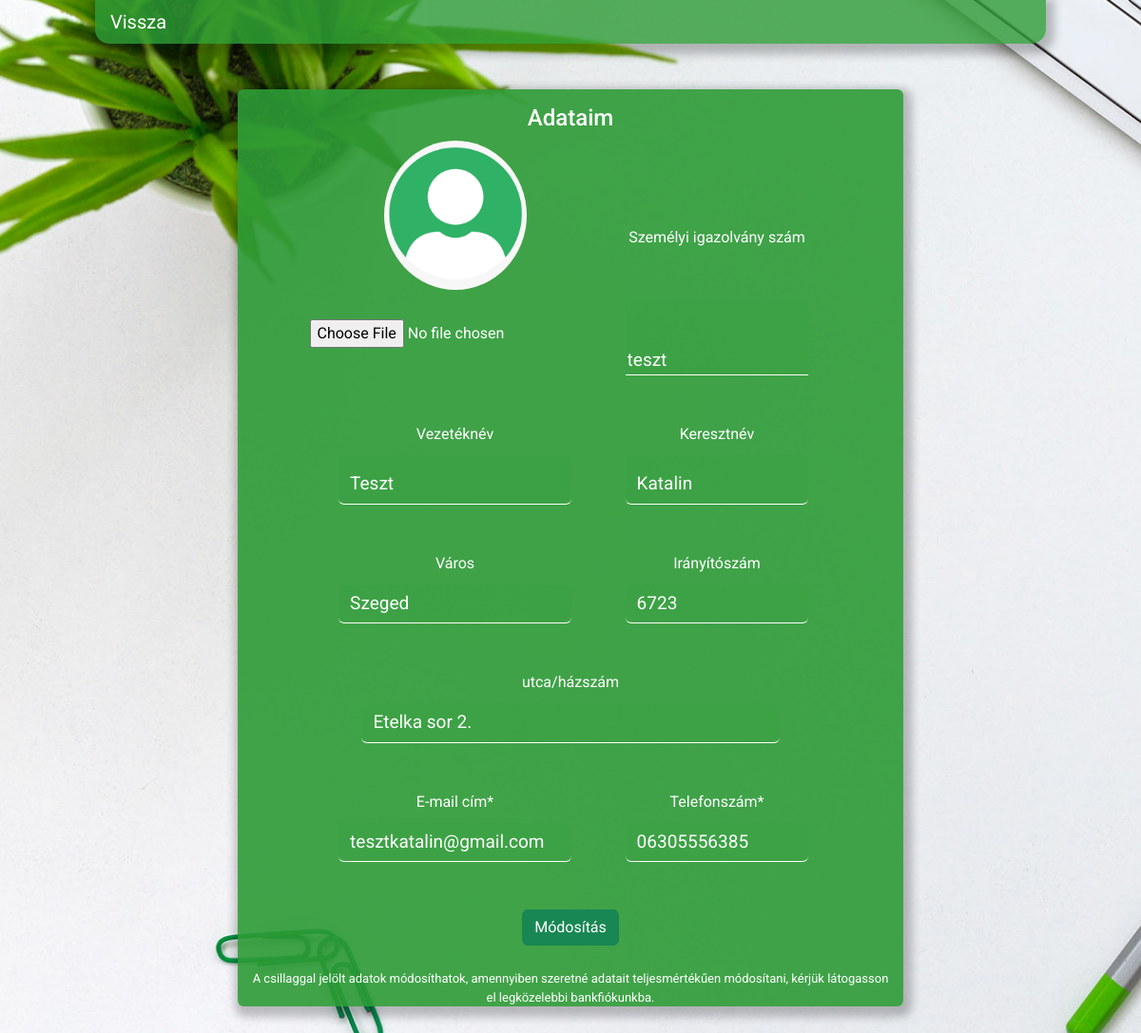
Page /Bank/php/profilepage.php (signed in) on the committed database.
### tables this page shows
CREATE TABLE `felhasznalo` (
  `szig_szam` varchar(8) NOT NULL,
  `jelszo` varchar(100) NOT NULL COMMENT 'felhasználó jelszó',
  `vezeteknev` varchar(50) NOT NULL COMMENT 'felhasználó vezetékneve',
  `keresztnev` varchar(50) NOT NULL COMMENT 'felhasználó keresztneve',
  `iranyitoszam` int(4) DEFAULT NULL,
  `utca/hazszam` varchar(50) NOT NULL COMMENT 'utca és házszám, a felhasználó címe',
  `email` varchar(100) NOT NULL,
  `telefonszam` varchar(11) NOT NULL,
  `profilkep` text NOT NULL DEFAULT '\'\\\'../profilkep/default.jpg\\\'\''
);

CREATE TABLE `varos` (
  `iranyitoszam` int(4) NOT NULL,
  `varos` varchar(11) NOT NULL
);

### Bank/class/user.php (called while the page is built, shortened)
<?php
require "database.php";
class User
{
    private $szig_szam;
    private $vezeteknev;
    private $keresztnev;
    private $iranyitoszam;
    private $utca_hazszam;
    private $email;
    private $telefon;
    private $profilkep;
    private $dbcon;
    function __construct($szig_szam)
    {
        $this->dbcon = new Database();
        $this->dbcon->connect();
        $this->szig_szam = $szig_szam;
        $this->getFolyoszamlaList();
        $this->getAllUserData();
    }
    function getFolyoszamlaList(){
        $result = $this->dbcon->getData("SELECT * FROM folyoszamla WHERE felhasznalo = '" . $this->szig_szam . "'");
    }
    function getAllUserData(){
        $sql = "SELECT `szig_szam`, `jelszo`, `vezeteknev`, `keresztnev`, `iranyitoszam`, `utca/hazszam`, `email`, `telefonszam`, `profilkep` FROM `felhasznalo` WHERE `szig_szam` = '" . $this->szig_szam . "'";
        $result = $this->dbcon->getData($sql);
        $this->vezeteknev = $result[0]["vezeteknev"];
        $this->keresztnev = $result[0]["keresztnev"];
        $this->iranyitoszam = $result[0]["iranyitoszam"];
        $this->utca_hazszam = $result[0]["utca/hazszam"];
        $this->email = $result[0]["email"];
        $this->telefon = $result[0]["telefonszam"];
        $this->profilkep = $result[0]["profilkep"];
    }
    function getVezeteknev(){
        return $this->vezeteknev;
    }
    function getKeresztnev(){
        return $this->keresztnev;
    }
    function getIranyitoszam(){
        return $this->iranyitoszam;
    }
    function getVaros(){
        $sql = "SELECT `varos` FROM `varos` WHERE `iranyitoszam` = '" . $this->iranyitoszam . "'";
        $result = $this->dbcon->getData($sql);
        return $result[0]["varos"];
    }
    function getUtcaHazszam(){
        return $this->utca_hazszam;
    }
    function getEmail(){
        return $this->email;
    }
    function getTelefon(){
        return $this->telefon;
    }
    function getSzigSzam(){
        return $this->szig_szam;
    }
    function getProfilkep(){
        return $this->profilkep;
    }
}

### Bank/class/database.php (called while the page is built, shortened)
<?php
class Database {
    protected $host = 'localhost';
    protected $user = 'root';
    protected $pwd = '';
    protected $dbName = 'bank';
    function connect(){
        $this->pdo = new PDO("mysql:dbname=$this->dbName;charset=utf8;host=$this->host",$this->user, $this->pwd);
        return $this->pdo;
    }
    function getData($sql){
        $query = $this->pdo->prepare($sql);
        $query->execute();
        return $query->fetchAll(PDO::FETCH_ASSOC);
    }
}
?>

### Bank/php/profilepage.php (the view, shortened to what this page needs)
<?php
require "../class/user.php";
$user = new User($_SESSION["aktiv"]);
?>
<!DOCTYPE html>
<html lang="en">
<head>
    <link href="https://cdn.jsdelivr.net/npm/bootstrap@5.2.2/dist/css/bootstrap.min.css" rel="stylesheet">
    <link rel="stylesheet" href="../css/style.css">
</head>
<body>
    <nav class="navbar navbar-expand-lg navigacio mx-auto col-10">
        <a class="navbar-brand text-white" href="fooldal.php" style="padding:0 0 0 16px;">Vissza</a>
    </nav>
    <div class="container rounded mt-5 mb-5 col-9" style="max-width:700px;">
        <form action="" method="post" enctype="multipart/form-data">
            <h4 class="pt-3">Adataim</h4>
            <table class="mx-auto">
                <tr>
                    <td>
                        <img class="rounded-circle" width="150px" src=<?=$user->getProfilkep(); ?>>
                    </td>
                    <td>
                        <label class="labels text-center pt-5">Személyi igazolvány szám</label>
                    </td>
                </tr>
                <tr>
                    <td>
                        <span>
                            <input type="file" name="profilkep">
                        </span>
                    </td>
                    <td>
                        <input class="col-5 pt-5" type="text" class="form-control mx-auto" placeholder="experience" value="<?= $user->getSzigSzam() ?>" readonly>
                    </td>
                </tr>
                <tr>
                    <td>
                        <label class="pt-5 mx-auto">Vezetéknév</label>
                        <input type="text" class="form-control col-7 mx-auto pt-3" placeholder="first name" value="<?= $user->getVezeteknev() ?>" readonly>
                    </td>
                    <td>
                        <label class="pt-5 mx-auto">Keresztnév</label>
                        <input type="text" class="form-control col-7 mx-auto pt-3" value="<?= $user->getKeresztnev() ?>" placeholder="surname" readonly>
                    </td>
                </tr>
                <tr>
                    <td>
                        <label class="labels mx-auto pt-5">Város</label>
                        <input type="text" class="form-control mx-auto" placeholder="enter address line 2" value="<?= $user->getVaros() ?>" readonly>
                    </td>
                    <td>
                        <label class="labels pt-5">Irányítószám</label>
                        <input type="text" class="form-control mx-auto" placeholder="enter address line 1" value="<?= $user->getIranyitoszam() ?>" readonly>
                    </td>
                </tr>
                <tr>
                    <td colspan="2">
                        <label class="labels mx-auto pt-5">utca/házszám</label>
                        <input type="text" class="form-control mx-auto" placeholder="enter address line 2" value="<?= $user->getUtcaHazszam() ?>" readonly>
                    </td>
                </tr>
                <tr>
                    <td>
                        <label class="labels mx-auto pt-5">E-mail cím*</label>
                        <input type="text" class="form-control mx-auto" placeholder="enter address line 2" name="email" value="<?= $user->getEmail() ?>">
                    </td>
                    <td>
                        <label class="labels mx-auto pt-5">Telefonszám*</label>
                        <input type="text" class="form-control mx-auto" placeholder="enter phone number" name="telefonszam" value="<?= $user->getTelefon() ?>">
                    </td>
                </tr>
                <tr>
                    <td colspan="2">
                        <button class="btn btn-success mt-5" type="submit" name="submit">Módosítás</button>
                    </td>
                </tr>
            </table>
            <br>
        </form>
        <footer>
            <p class="black" style="font-size:13px;">A csillaggal jelölt adatok módosíthatok, amennyiben szeretné adatait teljesmértékűen módosítani, kérjük látogasson el legközelebbi bankfiókunkba.</p>
        </footer>
    </div>
</body>
</html>

### Bank/css/style.css (style rules this page uses)
body { background-image: url("../img/background.jpg"); background-attachment: fixed; background-repeat: no-repeat; background-size: cover; animation: fadeInAnimation ease 1s; animation-iteration-count: 1; animation-fill-mode: forwards; font-family: 'Domine', serif; font-family: 'Roboto', sans-serif; color: white; }
.navbar { background-color: rgba(45, 155, 54, 0.8); border-radius: 0px 0px 15px 15px; box-shadow: 3px 5px 10px 6px rgba(0, 0, 0, 0.24); }
.container { background-color: rgba(45, 155, 54, 0.9); text-align: center; border-radius: 15px; box-shadow: 3px 5px 10px 6px rgba(0, 0, 0, 0.24); }
input[type=text] { background-color: rgba(45, 155, 54, 0.1); border: none; width: 80%; border-bottom: 1px solid white; color: white; outline: none; margin-top: 10px; font-size: 19px; }
table, th, tr, td { color: white !important; }
td { vertical-align: middle; }

### rows in the picture
felhasznalo: profilkep (placeholder picture), szig_szam "teszt", vezeteknev "Teszt", keresztnev "Katalin", iranyitoszam "6723", value "Etelka sor 2.", email "tesztkatalin@gmail.com", telefonszam "06305556385"
varos: varos "Szeged"
